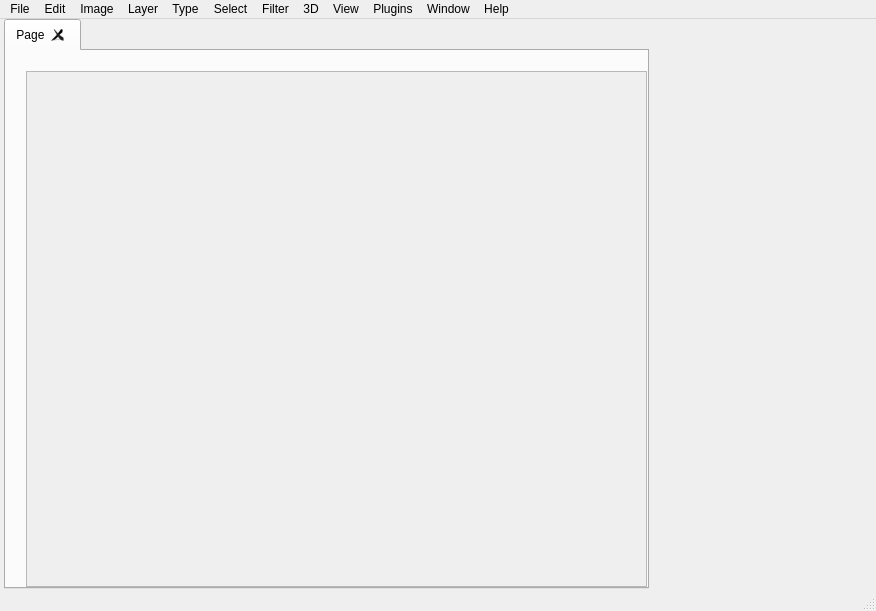
<?xml version="1.0" encoding="UTF-8"?>
<ui version="4.0">
 <class>MainWindow</class>
 <widget class="QMainWindow" name="MainWindow">
  <property name="geometry">
   <rect>
    <x>0</x>
    <y>0</y>
    <width>876</width>
    <height>611</height>
   </rect>
  </property>
  <property name="windowTitle">
   <string>Fauxtoshop 2023</string>
  </property>
  <widget class="QWidget" name="centralwidget">
   <layout class="QGridLayout" name="gridLayout_2">
    <property name="leftMargin">
     <number>0</number>
    </property>
    <property name="topMargin">
     <number>0</number>
    </property>
    <property name="rightMargin">
     <number>0</number>
    </property>
    <property name="bottomMargin">
     <number>0</number>
    </property>
    <property name="spacing">
     <number>0</number>
    </property>
    <item row="0" column="0">
     <widget class="QWidget" name="toolOptionsGridWidget" native="true">
      <property name="maximumSize">
       <size>
        <width>16777215</width>
        <height>50</height>
       </size>
      </property>
      <layout class="QGridLayout" name="gridLayout">
       <property name="leftMargin">
        <number>0</number>
       </property>
       <property name="topMargin">
        <number>0</number>
       </property>
       <property name="rightMargin">
        <number>0</number>
       </property>
       <property name="bottomMargin">
        <number>0</number>
       </property>
       <item row="0" column="0">
        <widget class="QWidget" name="toolOptionsWidget" native="true">
         <property name="maximumSize">
          <size>
           <width>16777215</width>
           <height>50</height>
          </size>
         </property>
         <layout class="QHBoxLayout" name="horizontalLayout_2">
          <property name="spacing">
           <number>-1</number>
          </property>
          <property name="leftMargin">
           <number>0</number>
          </property>
          <property name="topMargin">
           <number>0</number>
          </property>
          <property name="rightMargin">
           <number>0</number>
          </property>
          <property name="bottomMargin">
           <number>0</number>
          </property>
         </layout>
        </widget>
       </item>
      </layout>
     </widget>
    </item>
    <item row="1" column="0">
     <layout class="QHBoxLayout" name="horizontalLayout">
      <property name="spacing">
       <number>0</number>
      </property>
      <item>
       <widget class="QWidget" name="toolbarWidget" native="true">
        <property name="minimumSize">
         <size>
          <width>0</width>
          <height>0</height>
         </size>
        </property>
        <property name="maximumSize">
         <size>
          <width>40</width>
          <height>16777215</height>
         </size>
        </property>
        <layout class="QVBoxLayout" name="verticalLayout">
         <property name="spacing">
          <number>0</number>
         </property>
         <property name="leftMargin">
          <number>4</number>
         </property>
         <property name="topMargin">
          <number>0</number>
         </property>
         <property name="rightMargin">
          <number>0</number>
         </property>
         <property name="bottomMargin">
          <number>2</number>
         </property>
        </layout>
       </widget>
      </item>
      <item>
       <widget class="QTabWidget" name="workspaceTabWidget">
        <property name="currentIndex">
         <number>0</number>
        </property>
        <property name="tabsClosable">
         <bool>true</bool>
        </property>
        <widget class="QWidget" name="tab">
         <attribute name="title">
          <string>Page</string>
         </attribute>
         <layout class="QGridLayout" name="gridLayout_5">
          <property name="leftMargin">
           <number>0</number>
          </property>
          <property name="topMargin">
           <number>0</number>
          </property>
          <property name="rightMargin">
           <number>0</number>
          </property>
          <property name="bottomMargin">
           <number>0</number>
          </property>
          <property name="spacing">
           <number>0</number>
          </property>
          <item row="0" column="0">
           <layout class="QHBoxLayout" name="horizontalLayout_7">
            <property name="spacing">
             <number>0</number>
            </property>
            <item>
             <widget class="QWidget" name="widget_2" native="true">
              <property name="minimumSize">
               <size>
                <width>20</width>
                <height>0</height>
               </size>
              </property>
              <property name="maximumSize">
               <size>
                <width>20</width>
                <height>16777215</height>
               </size>
              </property>
              <layout class="QVBoxLayout" name="verticalLayout_3">
               <property name="spacing">
                <number>0</number>
               </property>
               <property name="leftMargin">
                <number>0</number>
               </property>
               <property name="topMargin">
                <number>0</number>
               </property>
               <property name="rightMargin">
                <number>0</number>
               </property>
               <property name="bottomMargin">
                <number>0</number>
               </property>
               <item>
                <widget class="QWidget" name="topLeftRulerCornerWidget" native="true">
                 <property name="minimumSize">
                  <size>
                   <width>20</width>
                   <height>20</height>
                  </size>
                 </property>
                 <property name="maximumSize">
                  <size>
                   <width>20</width>
                   <height>20</height>
                  </size>
                 </property>
                </widget>
               </item>
               <item>
                <widget class="QWidget" name="verticalRulerWidget" native="true">
                 <property name="minimumSize">
                  <size>
                   <width>20</width>
                   <height>0</height>
                  </size>
                 </property>
                 <property name="maximumSize">
                  <size>
                   <width>20</width>
                   <height>16777215</height>
                  </size>
                 </property>
                 <layout class="QVBoxLayout" name="verticalLayout_5">
                  <property name="spacing">
                   <number>0</number>
                  </property>
                  <property name="leftMargin">
                   <number>0</number>
                  </property>
                  <property name="topMargin">
                   <number>0</number>
                  </property>
                  <property name="rightMargin">
                   <number>0</number>
                  </property>
                  <property name="bottomMargin">
                   <number>0</number>
                  </property>
                  <item>
                   <layout class="QVBoxLayout" name="verticalLayout_4"/>
                  </item>
                 </layout>
                </widget>
               </item>
              </layout>
             </widget>
            </item>
            <item>
             <layout class="QVBoxLayout" name="verticalLayout_6">
              <property name="spacing">
               <number>0</number>
              </property>
              <item>
               <widget class="QWidget" name="horizontalRulerWidget" native="true">
                <property name="minimumSize">
                 <size>
                  <width>0</width>
                  <height>20</height>
                 </size>
                </property>
                <property name="maximumSize">
                 <size>
                  <width>16777215</width>
                  <height>20</height>
                 </size>
                </property>
                <layout class="QHBoxLayout" name="horizontalLayout_5">
                 <property name="spacing">
                  <number>0</number>
                 </property>
                 <property name="leftMargin">
                  <number>0</number>
                 </property>
                 <property name="topMargin">
                  <number>0</number>
                 </property>
                 <property name="rightMargin">
                  <number>0</number>
                 </property>
                 <property name="bottomMargin">
                  <number>0</number>
                 </property>
                 <item>
                  <layout class="QHBoxLayout" name="horizontalLayout_6"/>
                 </item>
                </layout>
               </widget>
              </item>
              <item>
               <widget class="QScrollArea" name="scrollArea">
                <property name="verticalScrollBarPolicy">
                 <enum>Qt::ScrollBarAsNeeded</enum>
                </property>
                <property name="horizontalScrollBarPolicy">
                 <enum>Qt::ScrollBarAsNeeded</enum>
                </property>
                <property name="widgetResizable">
                 <bool>true</bool>
                </property>
                <property name="alignment">
                 <set>Qt::AlignLeading|Qt::AlignLeft|Qt::AlignTop</set>
                </property>
                <widget class="QWidget" name="scrollAreaWidgetContents">
                 <property name="geometry">
                  <rect>
                   <x>0</x>
                   <y>0</y>
                   <width>611</width>
                   <height>497</height>
                  </rect>
                 </property>
                 <layout class="QGridLayout" name="gridLayout_6">
                  <property name="leftMargin">
                   <number>0</number>
                  </property>
                  <property name="topMargin">
                   <number>0</number>
                  </property>
                  <property name="rightMargin">
                   <number>0</number>
                  </property>
                  <property name="bottomMargin">
                   <number>0</number>
                  </property>
                  <property name="spacing">
                   <number>0</number>
                  </property>
                  <item row="0" column="0">
                   <widget class="QWidget" name="widget" native="true">
                    <property name="styleSheet">
                     <string notr="true"/>
                    </property>
                    <layout class="QGridLayout" name="gridLayout_4">
                     <property name="leftMargin">
                      <number>0</number>
                     </property>
                     <property name="topMargin">
                      <number>0</number>
                     </property>
                     <property name="rightMargin">
                      <number>0</number>
                     </property>
                     <property name="bottomMargin">
                      <number>0</number>
                     </property>
                     <property name="spacing">
                      <number>0</number>
                     </property>
                     <item row="0" column="0">
                      <layout class="QGridLayout" name="gridLayout_3"/>
                     </item>
                    </layout>
                   </widget>
                  </item>
                 </layout>
                </widget>
               </widget>
              </item>
             </layout>
            </item>
           </layout>
          </item>
         </layout>
        </widget>
       </widget>
      </item>
      <item>
       <widget class="QWidget" name="windowsWidget" native="true">
        <property name="minimumSize">
         <size>
          <width>227</width>
          <height>0</height>
         </size>
        </property>
        <layout class="QVBoxLayout" name="verticalLayout_2">
         <property name="spacing">
          <number>0</number>
         </property>
         <property name="leftMargin">
          <number>0</number>
         </property>
         <property name="topMargin">
          <number>0</number>
         </property>
         <property name="rightMargin">
          <number>0</number>
         </property>
         <property name="bottomMargin">
          <number>0</number>
         </property>
        </layout>
       </widget>
      </item>
     </layout>
    </item>
   </layout>
  </widget>
  <widget class="QMenuBar" name="menubar">
   <property name="geometry">
    <rect>
     <x>0</x>
     <y>0</y>
     <width>876</width>
     <height>37</height>
    </rect>
   </property>
   <widget class="QMenu" name="menuFile">
    <property name="title">
     <string>File</string>
    </property>
    <addaction name="actionNew"/>
    <addaction name="actionOpen"/>
   </widget>
   <widget class="QMenu" name="menuEdit">
    <property name="title">
     <string>Edit</string>
    </property>
    <addaction name="actionUndo"/>
    <addaction name="actionRedo"/>
   </widget>
   <widget class="QMenu" name="menuImage">
    <property name="title">
     <string>Image</string>
    </property>
    <addaction name="actionMode"/>
   </widget>
   <widget class="QMenu" name="menuLayer">
    <property name="title">
     <string>Layer</string>
    </property>
    <addaction name="actionPlaceholder"/>
   </widget>
   <widget class="QMenu" name="menuType">
    <property name="title">
     <string>Type</string>
    </property>
    <addaction name="actionPlaceholder_2"/>
   </widget>
   <widget class="QMenu" name="menuSelect">
    <property name="title">
     <string>Select</string>
    </property>
    <addaction name="actionPlaceholder_3"/>
   </widget>
   <widget class="QMenu" name="menuFilter">
    <property name="title">
     <string>Filter</string>
    </property>
    <addaction name="actionPlaceholder_4"/>
   </widget>
   <widget class="QMenu" name="menu3D">
    <property name="title">
     <string>3D</string>
    </property>
    <addaction name="actionPlaceholder_5"/>
   </widget>
   <widget class="QMenu" name="menuView">
    <property name="title">
     <string>View</string>
    </property>
    <addaction name="actionPlaceholder_6"/>
   </widget>
   <widget class="QMenu" name="menuPlugins">
    <property name="title">
     <string>Plugins</string>
    </property>
    <addaction name="actionPlaceholder_7"/>
   </widget>
   <widget class="QMenu" name="menuWindow">
    <property name="title">
     <string>Window</string>
    </property>
    <addaction name="actionPlaceholder_8"/>
   </widget>
   <widget class="QMenu" name="menuHelp">
    <property name="title">
     <string>Help</string>
    </property>
    <addaction name="actionPlaceholder_9"/>
   </widget>
   <addaction name="menuFile"/>
   <addaction name="menuEdit"/>
   <addaction name="menuImage"/>
   <addaction name="menuLayer"/>
   <addaction name="menuType"/>
   <addaction name="menuSelect"/>
   <addaction name="menuFilter"/>
   <addaction name="menu3D"/>
   <addaction name="menuView"/>
   <addaction name="menuPlugins"/>
   <addaction name="menuWindow"/>
   <addaction name="menuHelp"/>
  </widget>
  <widget class="QStatusBar" name="statusbar"/>
  <action name="actionNew">
   <property name="text">
    <string>New...</string>
   </property>
  </action>
  <action name="actionOpen">
   <property name="text">
    <string>Open...</string>
   </property>
  </action>
  <action name="actionUndo">
   <property name="text">
    <string>Undo</string>
   </property>
  </action>
  <action name="actionRedo">
   <property name="text">
    <string>Redo</string>
   </property>
  </action>
  <action name="actionMode">
   <property name="text">
    <string>Mode</string>
   </property>
  </action>
  <action name="actionPlaceholder">
   <property name="text">
    <string>Placeholder</string>
   </property>
  </action>
  <action name="actionPlaceholder_2">
   <property name="text">
    <string>Placeholder</string>
   </property>
  </action>
  <action name="actionPlaceholder_3">
   <property name="text">
    <string>Placeholder</string>
   </property>
  </action>
  <action name="actionPlaceholder_4">
   <property name="text">
    <string>Placeholder</string>
   </property>
  </action>
  <action name="actionPlaceholder_5">
   <property name="text">
    <string>Placeholder</string>
   </property>
  </action>
  <action name="actionPlaceholder_6">
   <property name="text">
    <string>Placeholder</string>
   </property>
  </action>
  <action name="actionPlaceholder_7">
   <property name="text">
    <string>Placeholder</string>
   </property>
  </action>
  <action name="actionPlaceholder_8">
   <property name="text">
    <string>Placeholder</string>
   </property>
  </action>
  <action name="actionPlaceholder_9">
   <property name="text">
    <string>Placeholder</string>
   </property>
  </action>
 </widget>
 <resources>
  <include location="../resources.qrc"/>
 </resources>
 <connections/>
</ui>
